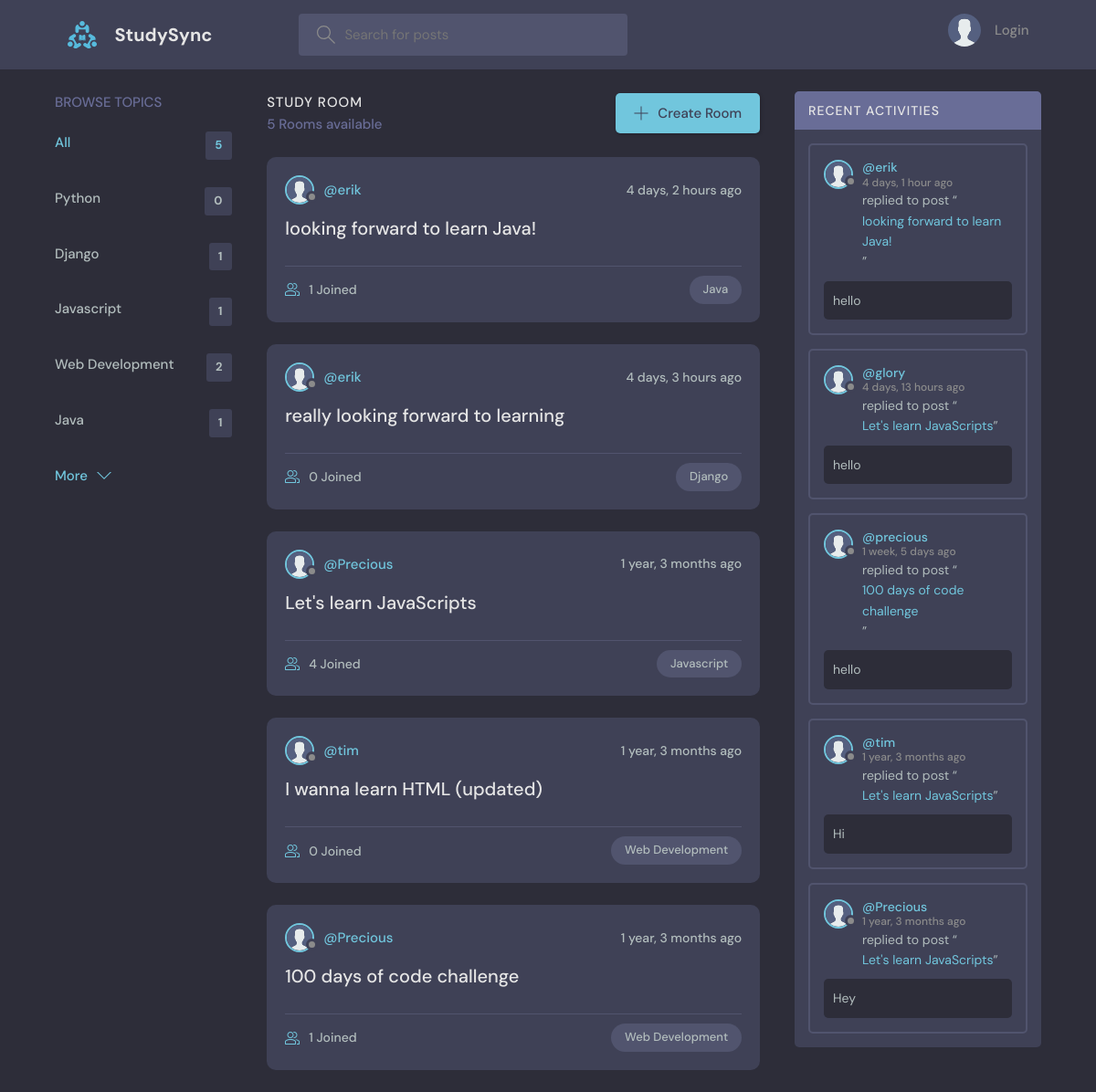
The app's page /, older data.
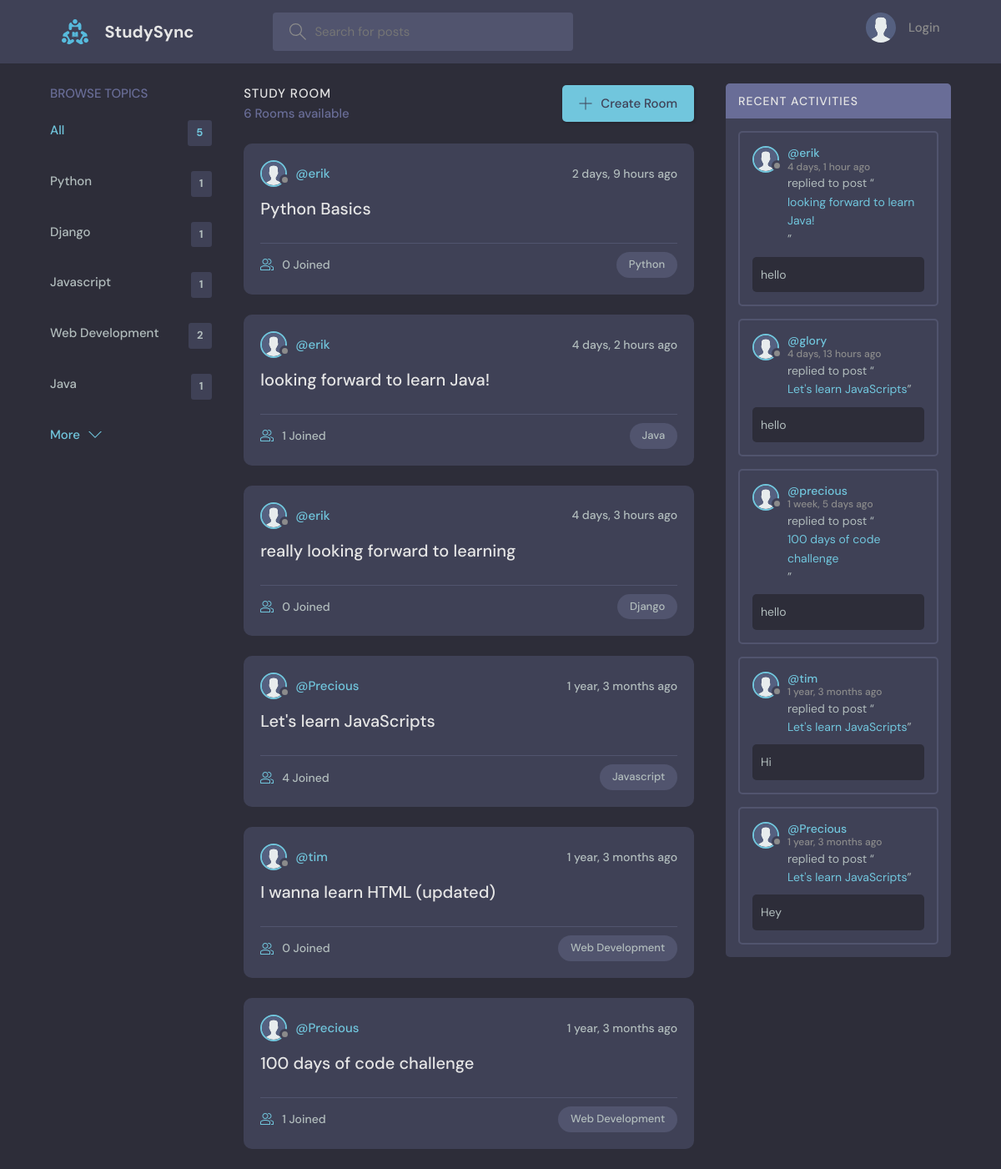
The same page, newer data.
### base/models.py (models this page shows, shortened)
class Topic(models.Model):
    name = models.CharField(max_length=200)  # Name of the topic

class Room(models.Model):
    host = models.ForeignKey(User, on_delete=models.SET_NULL, null=True)
    topic = models.ForeignKey(Topic, on_delete=models.SET_NULL, null=True)
    name = models.CharField(max_length=200)
    description = models.TextField(null=True, blank=True)
    participants = models.ManyToManyField(User, related_name='participants')
    updated = models.DateTimeField(auto_now=True)
    created = models.DateTimeField(auto_now_add=True)
    class Meta:
        ordering = ['-updated', '-created']
    def __str__(self):
        return self.name

class Message(models.Model):
    user = models.ForeignKey(User, on_delete=models.CASCADE)
    room = models.ForeignKey(Room, on_delete=models.CASCADE)
    body = models.TextField()
    updated = models.DateTimeField(auto_now=True)
    created = models.DateTimeField(auto_now_add=True)
    class Meta:
        ordering = ['-updated', '-created']

### base/views.py (the view)
# urls.py: path('', views.home,  name="home"),                  # URL for home page
def home(request):
    q = request.GET.get('q') if request.GET.get('q') is not None else ''
    rooms = Room.objects.filter(
        Q(topic__name__icontains=q) |  # Filter rooms by topic name containing the search query
        Q(name__icontains=q) |          # Filter rooms by name containing the search query
        Q(description__icontains=q)     # Filter rooms by description containing the search query
    )
    topics = Topic.objects.all()[0:5]
    room_count = rooms.count()
    room_messages = Message.objects.filter(Q(room__topic__name__icontains=q))
    context = {
        'rooms': rooms,                 # Filtered rooms
        'topics': topics,               # First 5 topics
        'room_count': room_count,       # Number of filtered rooms
        'room_messages': room_messages  # Filtered messages
    }
    return render(request, 'base/home.html', context)

### base/templates/base/home.html (shortened to what this page needs)
{% extends 'main.html' %}
{% block content %}
    <main class="layout layout--3">
      <div class="container">
        {% include 'base/topics_component.html' %}
        <div class="roomList">
          <div class="roomList__header">
            <div>
              <h2>Study Room</h2>
              <p>{{room_count}} Rooms available</p>
            </div>
            <a class="btn btn--main" href="{% url 'create-room' %}">
              <svg version="1.1" xmlns="http://www.w3.org/2000/svg" width="32" height="32" viewBox="0 0 32 32">
                <title>add</title>
                <path
                  d="M16.943 0.943h-1.885v14.115h-14.115v1.885h14.115v14.115h1.885v-14.115h14.115v-1.885h-14.115v-14.115z"
                ></path>
              </svg>
              Create Room
            </a>
          </div>
          {% include 'base/feed_component.html' %}
        </div>
        {% include 'base/activity_component.html' %}
      </div>
    </main>
{% endblock %}

### base/templates/base/topics_component.html
<div class="topics">
   <div class="topics__header">
     <h2>Browse Topics</h2>
   </div>
   <ul class="topics__list">
      <li>
          <a href="{% url 'home' %}" class="active">All <span>{{topics.count}}</span></a>
      </li>
      {% for topic in topics %}
      <li>
          <a href="{% url 'home' %}?q={{topic.name}}">{{topic.name}}<span>{{topic.room_set.all.count}}</span></a>
      </li>
      {% endfor %}
  </ul>
   <a class="btn btn--link" href="{% url 'topics' %}">
     More
     <svg version="1.1" xmlns="http://www.w3.org/2000/svg" width="32" height="32" viewBox="0 0 32 32">
       <title>chevron-down</title>
       <path d="M16 21l-13-13h-3l16 16 16-16h-3l-13 13z"></path>
     </svg>
   </a>
 </div>

### base/templates/base/feed_component.html (shortened to what this page needs)
{% for room in rooms %}
{% load static %}
<div class="roomListRoom">
    <div class="roomListRoom__header">
        <a href="{% url 'user-profile' room.host.id %}" class="roomListRoom__author">
            <div class="avatar avatar--small">
                <img src="{% static 'images/avatar.svg' %}" />
            </div>
            <span>@{{room.host.username}}</span>
        </a>
        <div class="roomListRoom__actions">
            <span>{{room.created|timesince}} ago</span>
        </div>
    </div>
    <div class="roomListRoom__content">
        <a href="{% url 'room' room.id %}">{{room.name}}</a>
    </div>
    <div class="roomListRoom__meta">
        <a href="{% url 'room' room.id %}" class="roomListRoom__joined">
            {{room.participants.all.count}} Joined
        </a>
        <p class="roomListRoom__topic">{{room.topic.name}}</p>
    </div>
</div>
{% endfor %}

### base/templates/base/activity_component.html (shortened to what this page needs)
{% load static %}
<div class="activities">
   <div class="activities__header">
       <h2>Recent Activities</h2>
   </div>
   {% for message in room_messages %}
   <div class="activities__box">
       <div class="activities__boxHeader roomListRoom__header">
           <a href="{% url 'user-profile' message.user.id %}" class="roomListRoom__author">
               <div class="avatar avatar--small">
                   <img src="{% static 'images/avatar.svg' %}" />
               </div>
               <p>
                   @{{message.user.username}}
                   <span>{{message.created|timesince}} ago</span>
               </p>
           </a>
       </div>
       <div class="activities__boxContent">
           <p>replied to post “<a href="{% url 'room' message.room.id %}">{{message.room}}</a>”</p>
           <div class="activities__boxRoomContent">{{message.body}}</div>
       </div>
   </div>
   {% endfor %}
</div>

Row changes from the older to the newer data that the page shows:
computed for Topic "Python": room_set.all.count "0" → "1"
added Room: host.username "erik", created "2 days, 9 hours", name "Python Basics", participants.all.count "0", topic.name "Python"
Text that changed along with them:
{{ room_count }}: "5" → "6"
